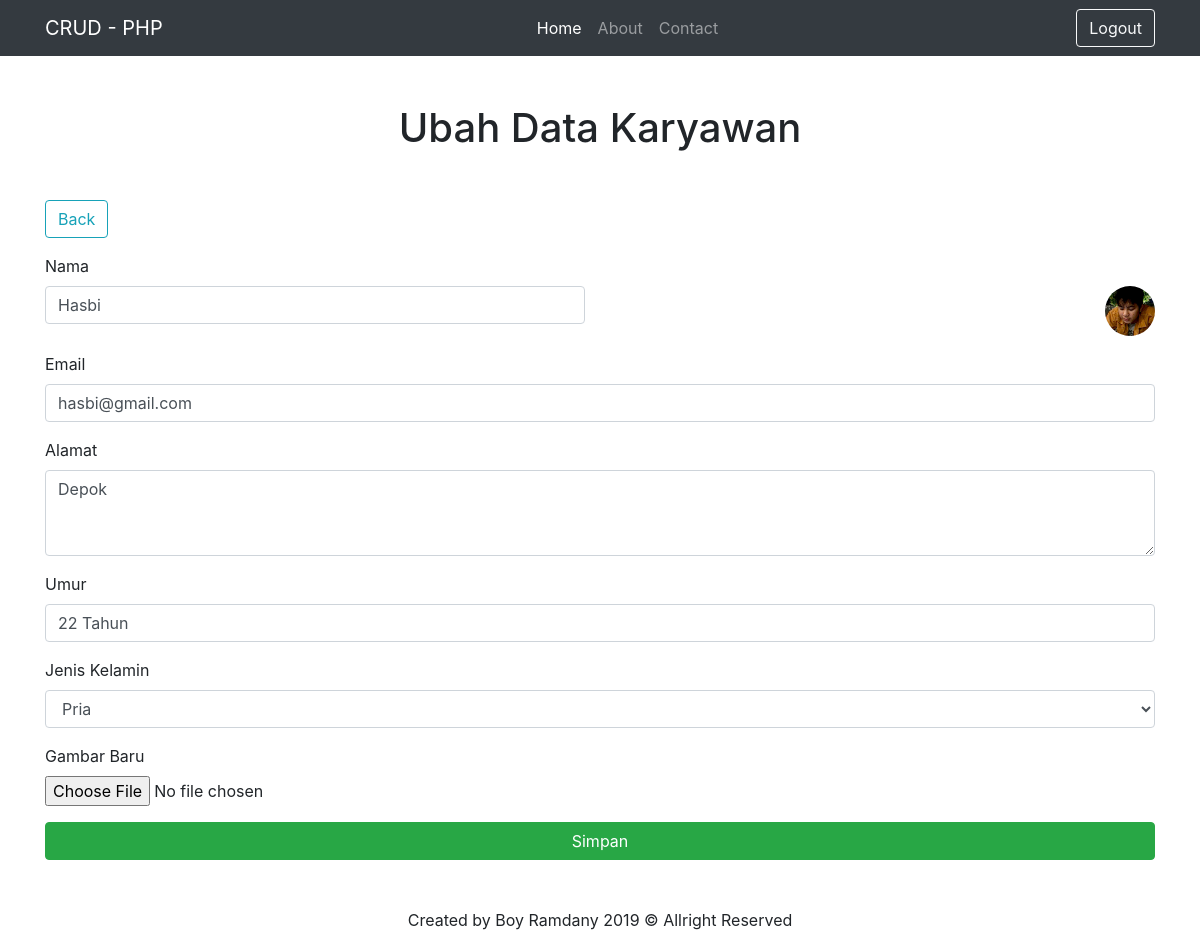
The app's page /ubah.php?id_karyawan=3 (signed in) with its own data.
### tables this page shows
CREATE TABLE `karyawan` (
  `id_karyawan` int(11) NOT NULL,
  `nama` varchar(25) NOT NULL,
  `email` varchar(100) NOT NULL,
  `alamat` text NOT NULL,
  `umur` varchar(10) NOT NULL,
  `jenis_kelamin` varchar(10) NOT NULL,
  `gambar` varchar(50) NOT NULL
);

### ubah.php (the view, shortened to what this page needs)
<?php
include('functions.php');
$id = $_GET['id_karyawan'];
$query = mysqli_query($connect, "SELECT * FROM karyawan WHERE id_karyawan = $id ");
$result = mysqli_fetch_all($query, MYSQLI_ASSOC);
?>
<!DOCTYPE html>
<html lang="en">
<head>
    <link rel="stylesheet" href="css/bootstrap.min.css">
    <link rel="stylesheet" href="css/all.css">
</head>
<body>
    <?php include('layout/navbar.php'); ?>
    <div class="container">
        <div class="editKaryawan">
            <h1 class="text-center my-5">Ubah Data Karyawan</h1>
            <div class="row mt-3">
                <div class="col">
                    <a class="btn btn-outline-info" href="index.php" role="button">Back</a>
                </div>
            </div>
            <form action="" method="POST">
                <div class="form-group">
                    <label>Nama</label>
                    <div class="row">
                        <div class="col">
                            <input type="text" name="nama" class="form-control" value="<?= $result[0]['nama']; ?>">
                        </div>
                        <div class="col text-right">
                            <img src="img/<?= $result[0]['gambar']; ?>" class="img-fluid rounded-circle" width="50" height="50">
                        </div>
                    </div>
                </div>
                <div class="form-group">
                    <label>Email</label>
                    <input type="email" name="email" class="form-control" value="<?= $result[0]['email']; ?>">
                </div>
                <div class="form-group">
                    <label>Alamat</label>
                    <textarea name="alamat" class="form-control" rows="3"><?= $result[0]['alamat']; ?></textarea>
                </div>
                <div class="form-group">
                    <label>Umur</label>
                    <input type="tex" name="umur" class="form-control" value="<?= $result[0]['umur']; ?>">
                </div>
                <div class="form-group">
                    <label>Jenis Kelamin</label>
                    <select class="form-control" name="jenis_kelamin">
                        <option value="Pria" <?= ($result[0]['jenis_kelamin'] == 'Pria') ? 'selected' : '' ?>>Pria</option>
                    </select>
                </div>
                <div class="form-group">
                    <label for="gambar">Gambar Baru</label>
                    <input type="file" name="gambar" class="form-control-file" id="gambar">
                </div>
                <div class="row">
                    <div class="col">
                        <button type="submit" name="submit" class="btn btn-success btn-block">Simpan</button>
                    </div>
                </div>
            </form>
        </div>
    </div>
    <?php include('layout/footer.php'); ?>

### records on screen
karyawan: nama "Hasbi", gambar (picture), email "hasbi@gmail.com", alamat "Depok", umur "22 Tahun", jenis_kelamin "Pria"
